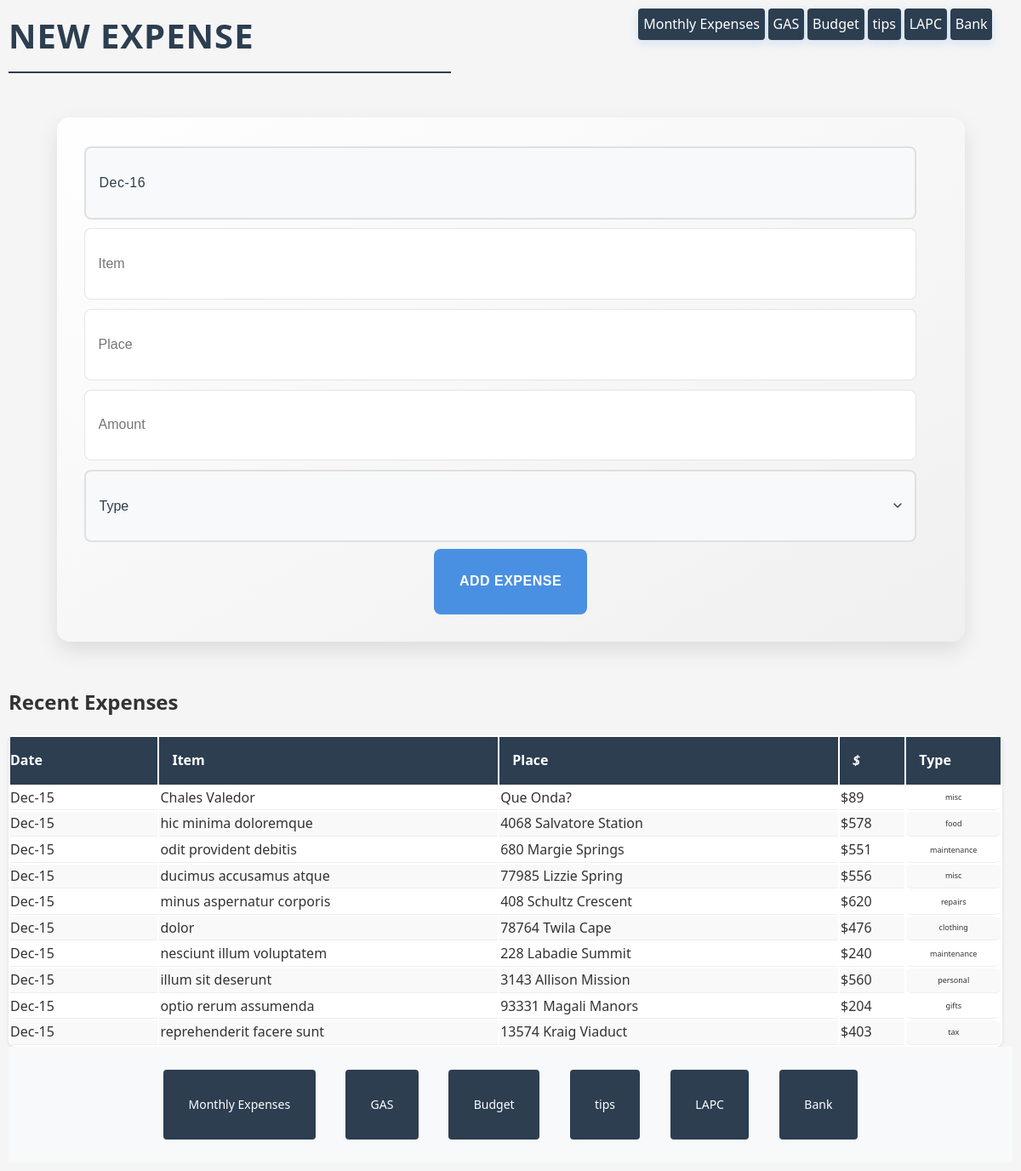
Before: / with the older database file.
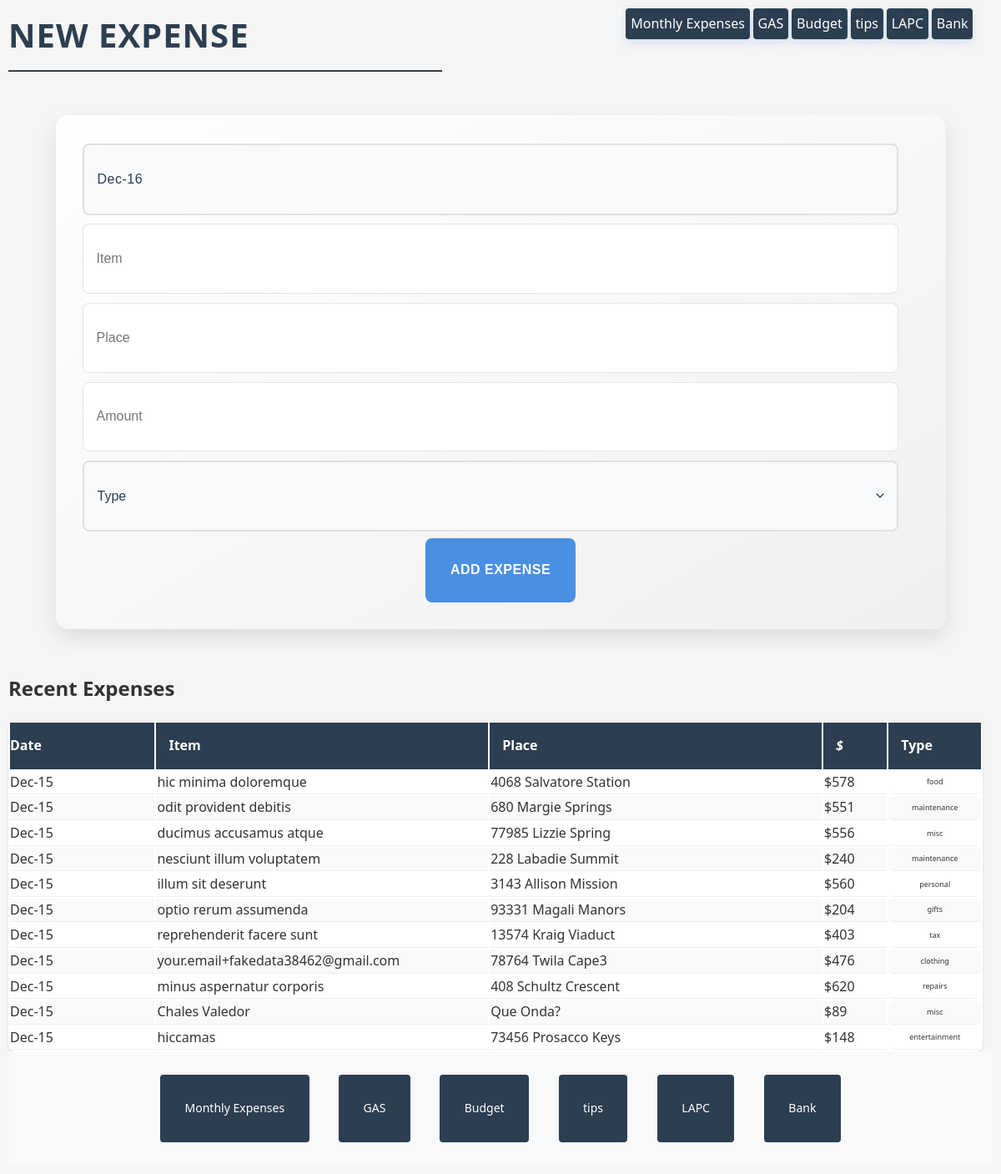
After: the same page with the newer database file.
### tables this page shows
CREATE TABLE expenses (
            id INTEGER PRIMARY KEY AUTOINCREMENT,
            date TEXT NOT NULL,
            item TEXT NOT NULL,
            place TEXT NOT NULL,
            amount REAL NOT NULL,
            type TEXT NOT NULL,
            created_at DATETIME DEFAULT CURRENT_TIMESTAMP
        );

### index.php (the view, shortened to what this page needs)
<!DOCTYPE html>
<?php       include 'db_connect.php';  ?>
<html lang="en">
<head>
    <link rel="stylesheet" href="style.css">
</head>
<body>
    <div class="links"><h1>New Expense</h1><?php links(); ?></div>
    <form method="POST" action="">
        <section><input type="hidden" id="year" name="year" value="<?php echo date('Y h:i:a'); ?>" >
            <input type="text" name="date" placeholder="Date"
                value="<?php date_default_timezone_set("America/Los_Angeles"); echo date("M-j"); ?>" required>
            <hr><input type="text" name="item" placeholder="Item" required id="item">
            <hr><input type="text" name="place" placeholder="Place" required>
            <hr><input type="number" step="1" name="amount" placeholder="Amount" min="0" required>
            <hr><select name="type" required>
                <option value="">Type</option>
            </select>
        </section>
        <input type="submit" value="Add Expense">
    </form>
    <?php
    $db = new Database();
    $expenses = $db->getAllExpenses();
    if ($expenses) {
        echo '<h2>Recent Expenses</h2>';
        echo '<table class="sortable">';
        echo '<thead>';
        echo '<tr>';
        echo '<th>Date</th>';
        echo '<th>Item</th>';
        echo '<th>Place</th>';
        echo '<th><i class="fas fa-dollar-sign">$</i></th>';
        echo '<th>Type</th>';
        echo '</tr>';
        echo '</thead>';
        echo '<tbody>';
        foreach ($expenses as $expense) {
            echo '<tr>';
            echo '<td>' . date('M-j', strtotime($expense['date'])) . '</td>';
            echo '<td>' . htmlspecialchars($expense['item']) . '</td>';
            echo '<td>' . htmlspecialchars($expense['place']) . '</td>';
            echo '<td>$' . number_format($expense['amount']) . '</td>';
            echo '<td>' . htmlspecialchars($expense['type']) . '</td>';
            echo '</tr>';
        }
        echo '</tbody>';
        echo '</table>';
    }
    ?>
</body>
</html>

Changed rows visible on the page:
changed expenses "clothing": item "dolor" → "your.email+fakedata38462@gmail.com"; place "78764 Twila Cape" → "78764 Twila Cape3"; moves down the list
changed expenses "minus aspernatur corporis": moves down the list
changed expenses "Chales Valedor": moves down the list
added expenses: date "Dec-15", item "hiccamas", place "73456 Prosacco Keys", amount "148", type "entertainment"
